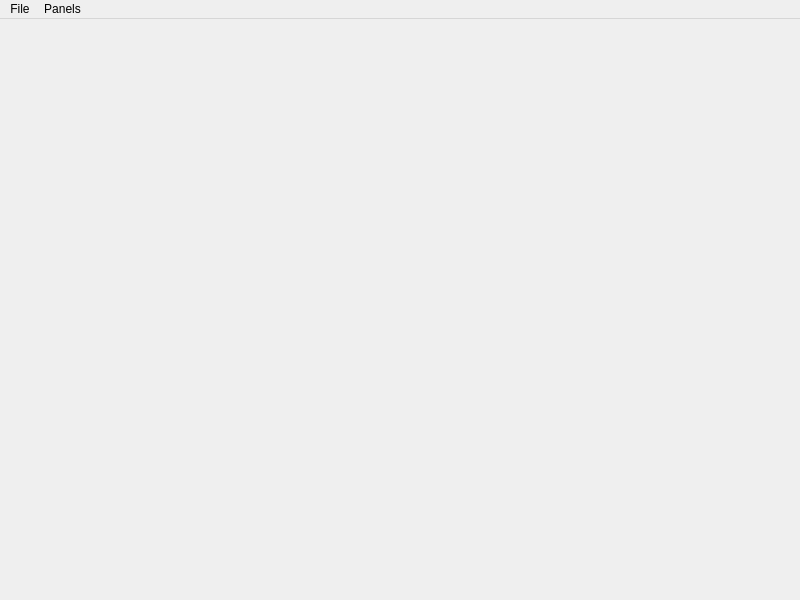
<?xml version="1.0" encoding="UTF-8"?>
<ui version="4.0">
 <class>AniPyUI</class>
 <widget class="QMainWindow" name="AniPyUI">
  <property name="geometry">
   <rect>
    <x>0</x>
    <y>0</y>
    <width>800</width>
    <height>600</height>
   </rect>
  </property>
  <property name="windowTitle">
   <string>MainWindow</string>
  </property>
  <widget class="QWidget" name="centralwidget"/>
  <widget class="QMenuBar" name="menubar">
   <property name="geometry">
    <rect>
     <x>0</x>
     <y>0</y>
     <width>800</width>
     <height>26</height>
    </rect>
   </property>
   <widget class="QMenu" name="menuPanels">
    <property name="title">
     <string>Panels</string>
    </property>
    <addaction name="actionX_sheet"/>
    <addaction name="actionTools"/>
   </widget>
   <widget class="QMenu" name="menuFile">
    <property name="title">
     <string>File</string>
    </property>
    <addaction name="actionCreate_project"/>
    <addaction name="actionOpen_Project"/>
    <addaction name="actionSave_project_as_GIF"/>
   </widget>
   <addaction name="menuFile"/>
   <addaction name="menuPanels"/>
  </widget>
  <action name="actionX_sheet">
   <property name="text">
    <string>X-sheet</string>
   </property>
  </action>
  <action name="actionCreate_project">
   <property name="text">
    <string>Create project</string>
   </property>
  </action>
  <action name="actionOpen_Project">
   <property name="text">
    <string>Open Project</string>
   </property>
  </action>
  <action name="actionSave_project_as_GIF">
   <property name="text">
    <string>Save project as GIF</string>
   </property>
  </action>
  <action name="actionTools">
   <property name="text">
    <string>Tools</string>
   </property>
  </action>
 </widget>
 <resources/>
 <connections/>
</ui>
